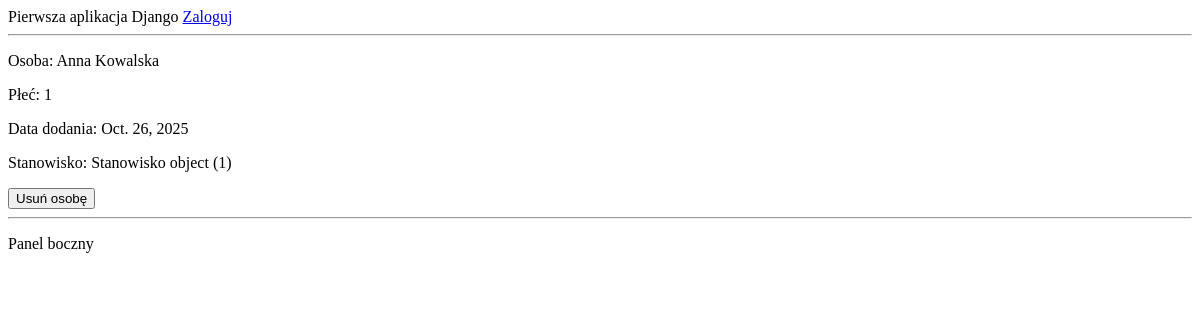
/biblioteka/html/osoby/1/, run on an earlier commit of the app's database.
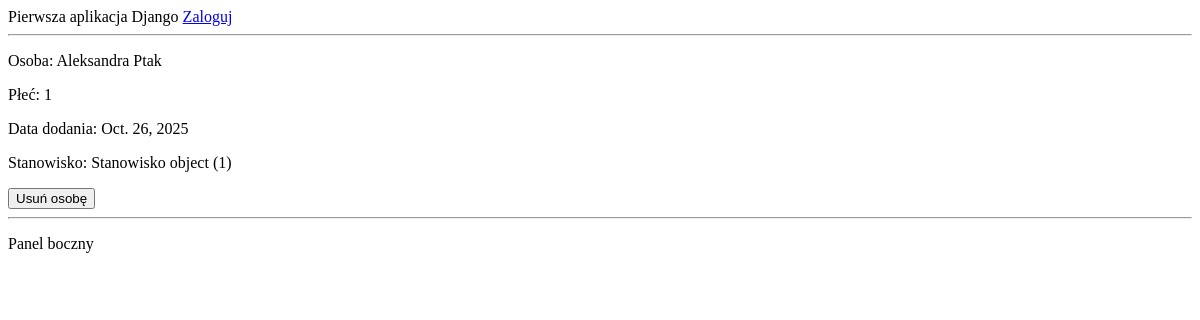
And on a later commit of the database.
### biblioteka/models.py (models this page shows, shortened)
class Osoba(models.Model):
    PLEC_WYBOR = (
        ("K", "kobieta"),
        ("M", "mężczyzna"),
        ("I", "inna"),
    )
    imie = models.CharField(max_length = 50, blank = False, null = False)
    nazwisko = models.CharField(max_length = 100, blank = False, null = False)
    plec = models.IntegerField(choices = PLCIE.choices, default = PLCIE.Inna)
    stanowisko = models.ForeignKey('Stanowisko', on_delete = models.CASCADE)
    data_dodania = models.DateField(auto_now_add = True, editable = False)
    class Meta:
        ordering = ["nazwisko"] # nazwiska rosnąco

class Stanowisko(models.Model):
    nazwa = models.CharField(max_length = 70, blank = False, null = False)
    opis = models.TextField(blank = True, null = True)

### biblioteka/views.py (the view)
# urls.py: path("html/osoby/<int:id>/", views.osoba_detail_html, name="osoba-detail"),
def osoba_detail_html(request, id):
    try:
        osoba = Osoba.objects.get(id=id)
    except Osoba.DoesNotExist:
        raise Http404("Obiekt Osoba o podanym id nie istnieje")
    if request.method == "GET":
        return render(request,
                    "biblioteka/osoba/detail.html",
                    {'osoba': osoba})
    if request.method == "POST":
        osoba.delete()
        return redirect('osoba-list')

### biblioteka/templates/biblioteka/osoba/detail.html (shortened to what this page needs)
{% extends "biblioteka/base.html" %}
{% block content %}
<p>Osoba: {{ osoba.imie }} {{ osoba.nazwisko }}</p>
<p>Płeć: {{ osoba.plec }}</p>
<p>Data dodania: {{ osoba.data_dodania }}</p>
<p>Stanowisko: {{ osoba.stanowisko }}</p>
<form method="post">
    <button type="submit" onclick="return confirm('Czy na pewno chcesz usunąć tę osobę?');">
        Usuń osobę
    </button>
</form>
<hr>
{% endblock %}

What changed in the data, as far as the page shows it:
changed Osoba "Stanowisko object (1)": imie "Anna" → "Aleksandra"; nazwisko "Kowalska" → "Ptak"
